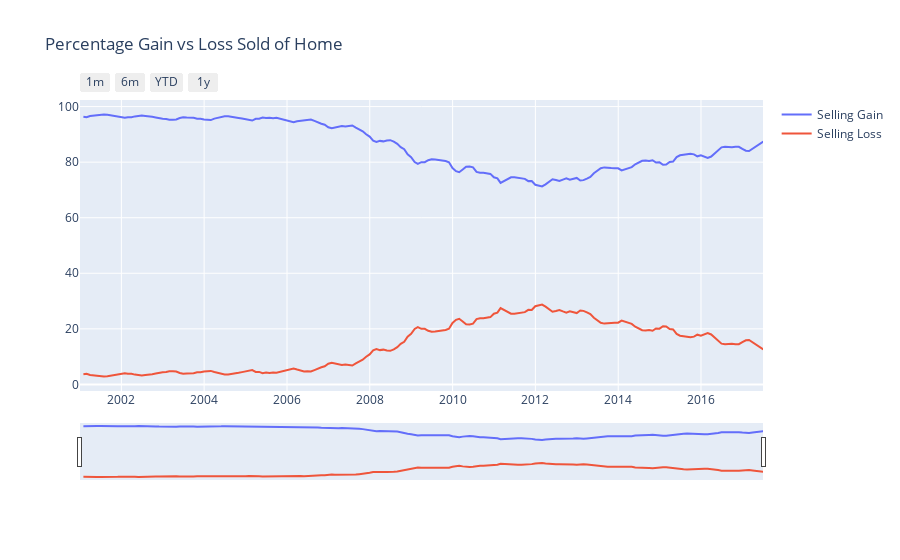

Write notebook code for a chart like this one.
### Code cell
#Percentage Gain or Loss of Sold Home
#plot showing the percentage increase versus decreasing value of homes over time

data = [go.Scatter(x = months_data['Date'], y = months_data['PctOfHomesSellingForGain_AllHomes'], name ='Selling Gain'),
        go.Scatter(x = months_data['Date'], y = months_data['PctOfHomesSellingForLoss_AllHomes'], name ='Selling Loss'),
       ]
layout = dict(
    title='Percentage Gain vs Loss Sold of Home',
    xaxis=dict(
        range=['2001-01-01','2017-07-01'],
        rangeselector=dict(
            buttons=list([
                dict(count=1,
                     label='1m',
                     step='month',
                     stepmode='backward'),
                dict(count=6,
                     label='6m',
                     step='month',
                     stepmode='backward'),
                dict(count=1,
                    label='YTD',
                    step='year',
                    stepmode='todate'),
                dict(count=1,
                    label='1y',
                    step='year',
                    stepmode='backward'),
                #dict(step='all')
            ])
        ),
        rangeslider=dict(range=['2001-01-01','2017-07-01']),
        type='date'
    )
)
py.iplot({'data':data,
         'layout': layout})

### Figure 1 — Plotly figure (JSON) as saved in the notebook; plotly's stock layout.template omitted (floating-point values rounded to 4 significant figures; data arrays with more than 128 entries replaced by an {"elided": "..."} marker saying what was removed)
{"data": [{"name": "Selling Gain", "type": "scatter", "x": {"elided": "257 str values"}, "y": {"elided": "257 float values"}}, {"name": "Selling Loss", "type": "scatter", "x": {"elided": "257 str values"}, "y": {"elided": "257 float values"}}], "layout": {"title": {"text": "Percentage Gain vs Loss Sold of Home"}, "xaxis": {"range": ["2001-01-01", "2017-07-01"], "rangeselector": {"buttons": [{"count": 1, "label": "1m", "step": "month", "stepmode": "backward"}, {"count": 6, "label": "6m", "step": "month", "stepmode": "backward"}, {"count": 1, "label": "YTD", "step": "year", "stepmode": "todate"}, {"count": 1, "label": "1y", "step": "year", "stepmode": "backward"}]}, "rangeslider": {"range": ["2001-01-01", "2017-07-01"]}, "type": "date"}}}
